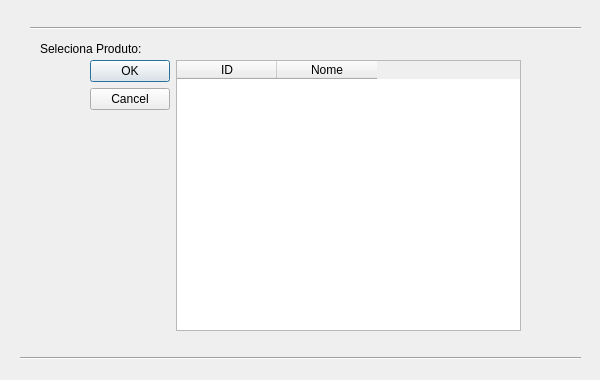
<?xml version="1.0" encoding="UTF-8"?>
<ui version="4.0">
 <class>botaoPesquisaProduto</class>
 <widget class="QDialog" name="botaoPesquisaProduto">
  <property name="geometry">
   <rect>
    <x>0</x>
    <y>0</y>
    <width>600</width>
    <height>380</height>
   </rect>
  </property>
  <property name="maximumSize">
   <size>
    <width>600</width>
    <height>380</height>
   </size>
  </property>
  <property name="windowTitle">
   <string>Dialog</string>
  </property>
  <widget class="QLabel" name="label">
   <property name="geometry">
    <rect>
     <x>40</x>
     <y>40</y>
     <width>151</width>
     <height>17</height>
    </rect>
   </property>
   <property name="text">
    <string>Seleciona Produto:</string>
   </property>
  </widget>
  <widget class="Line" name="line">
   <property name="geometry">
    <rect>
     <x>20</x>
     <y>350</y>
     <width>561</width>
     <height>16</height>
    </rect>
   </property>
   <property name="orientation">
    <enum>Qt::Horizontal</enum>
   </property>
  </widget>
  <widget class="Line" name="line_2">
   <property name="geometry">
    <rect>
     <x>30</x>
     <y>20</y>
     <width>551</width>
     <height>16</height>
    </rect>
   </property>
   <property name="orientation">
    <enum>Qt::Horizontal</enum>
   </property>
  </widget>
  <widget class="QWidget" name="layoutWidget">
   <property name="geometry">
    <rect>
     <x>90</x>
     <y>60</y>
     <width>431</width>
     <height>271</height>
    </rect>
   </property>
   <layout class="QHBoxLayout" name="horizontalLayout">
    <item>
     <widget class="QDialogButtonBox" name="buttonBox">
      <property name="orientation">
       <enum>Qt::Vertical</enum>
      </property>
      <property name="standardButtons">
       <set>QDialogButtonBox::Cancel|QDialogButtonBox::Ok</set>
      </property>
     </widget>
    </item>
    <item>
     <widget class="QTableWidget" name="tabelaSelecaoProduto">
      <property name="editTriggers">
       <set>QAbstractItemView::NoEditTriggers</set>
      </property>
      <column>
       <property name="text">
        <string>ID</string>
       </property>
      </column>
      <column>
       <property name="text">
        <string>Nome</string>
       </property>
      </column>
     </widget>
    </item>
   </layout>
  </widget>
 </widget>
 <resources/>
 <connections>
  <connection>
   <sender>buttonBox</sender>
   <signal>accepted()</signal>
   <receiver>botaoPesquisaProduto</receiver>
   <slot>accept()</slot>
   <hints>
    <hint type="sourcelabel">
     <x>248</x>
     <y>254</y>
    </hint>
    <hint type="destinationlabel">
     <x>157</x>
     <y>274</y>
    </hint>
   </hints>
  </connection>
  <connection>
   <sender>buttonBox</sender>
   <signal>rejected()</signal>
   <receiver>botaoPesquisaProduto</receiver>
   <slot>reject()</slot>
   <hints>
    <hint type="sourcelabel">
     <x>316</x>
     <y>260</y>
    </hint>
    <hint type="destinationlabel">
     <x>286</x>
     <y>274</y>
    </hint>
   </hints>
  </connection>
 </connections>
</ui>
